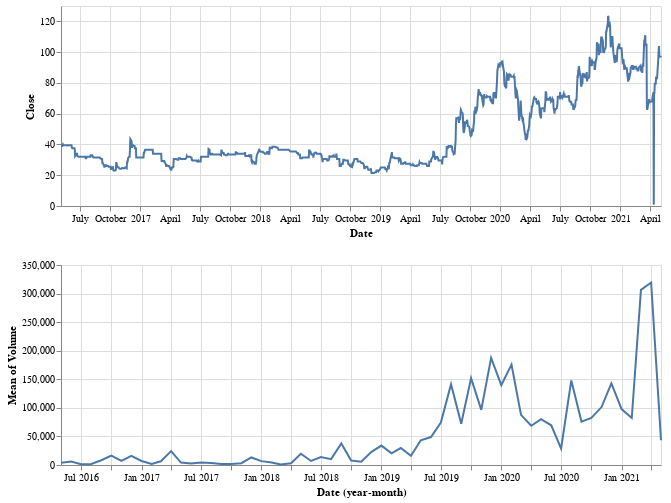

The code cell stored with this chart in its notebook:
### Code cell
price = alt.Chart(data.reset_index()).mark_line().encode(
x = 'Date:T',
y = 'Close',
tooltip=['Date', 'Open', 'Close', 'High', 'Low', 'Volume'],
).properties(width=600, height=200)

volume = alt.Chart(data.reset_index()).mark_line().encode(
x = 'yearmonth(Date):T',
y = 'mean(Volume)').properties(width = 600, height = 200)

price & volume

### Figure 1 — Vega-Lite specification as saved in the notebook (floating-point values rounded to 4 significant figures; data arrays with more than 128 entries replaced by an {"elided": "..."} marker saying what was removed)
{"config": {"view": {"continuousWidth": 400, "continuousHeight": 300}}, "vconcat": [{"data": {"name": "data-e68756cf548d67e5fc603fcd8006c5a0"}, "mark": "line", "encoding": {"tooltip": [{"type": "temporal", "field": "Date"}, {"type": "quantitative", "field": "Open"}, {"type": "quantitative", "field": "Close"}, {"type": "quantitative", "field": "High"}, {"type": "quantitative", "field": "Low"}, {"type": "quantitative", "field": "Volume"}], "x": {"type": "temporal", "field": "Date"}, "y": {"type": "quantitative", "field": "Close"}}, "height": 200, "width": 600}, {"data": {"name": "data-e68756cf548d67e5fc603fcd8006c5a0"}, "mark": "line", "encoding": {"x": {"type": "temporal", "field": "Date", "timeUnit": "yearmonth"}, "y": {"type": "quantitative", "aggregate": "mean", "field": "Volume"}}, "height": 200, "width": 600}], "$schema": "https://vega.github.io/schema/vega-lite/v4.8.1.json", "datasets": {"data-e68756cf548d67e5fc603fcd8006c5a0": {"elided": "1265 records"}}}
